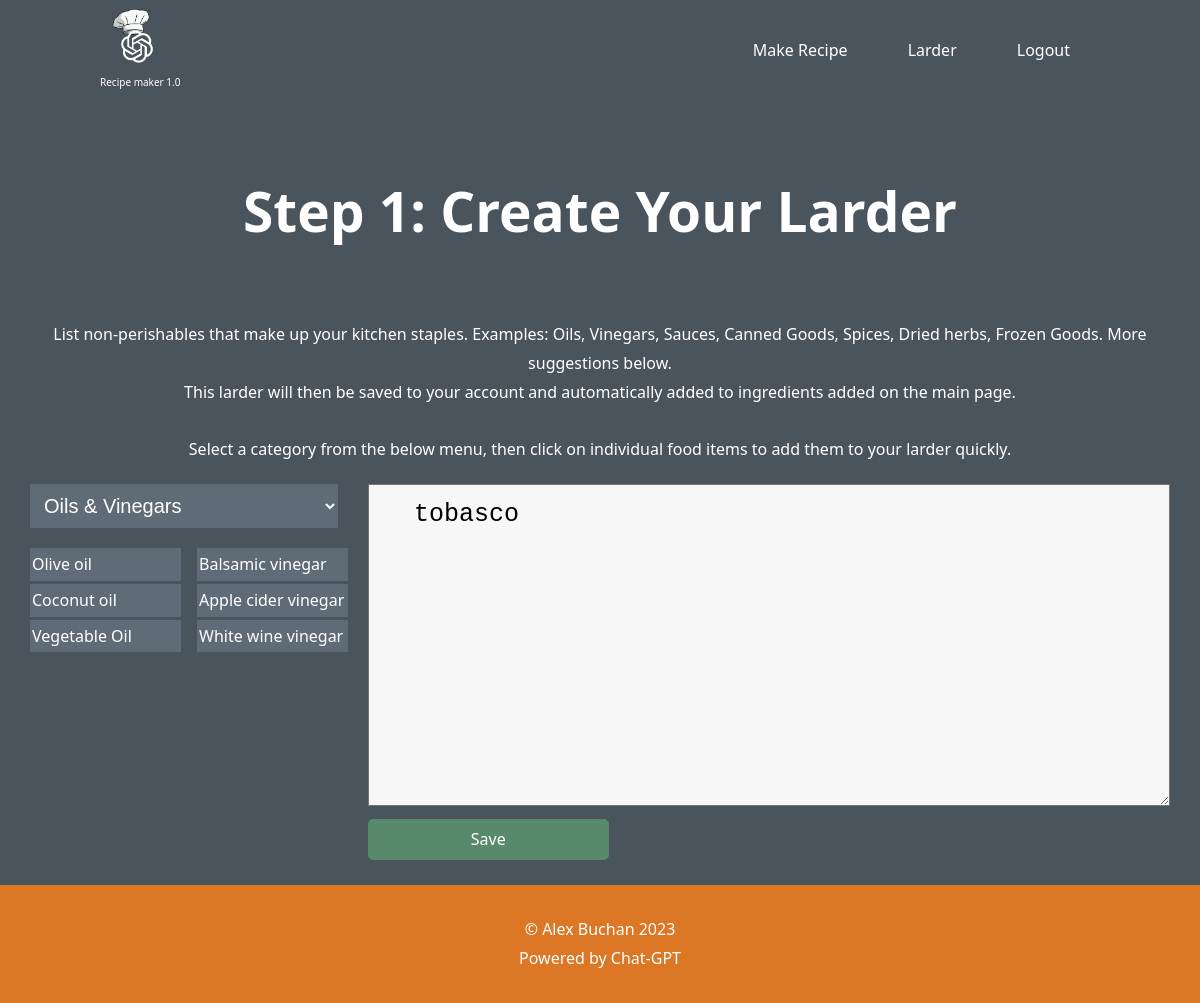
Page /larder (signed in) on the earlier database version.
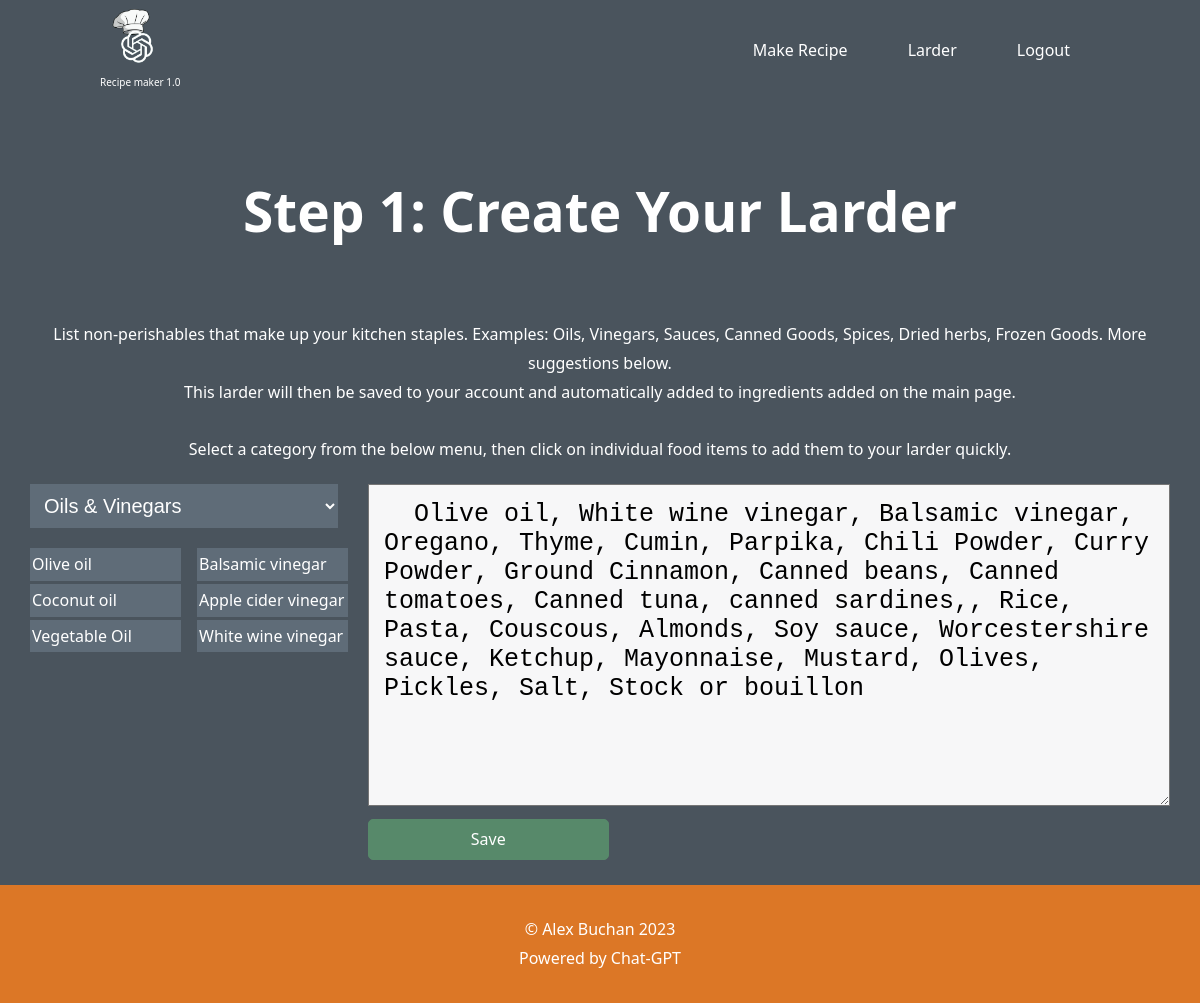
Same page on the later database version.
### tables this page shows
CREATE TABLE users (
id INTEGER PRIMARY KEY AUTOINCREMENT,
name TEXT NOT NULL,
hash TEXT NOT NULL,
larder  TEXT NOT NULL
);

### app.py (the view, shortened to what this page needs)
@app.route('/larder', methods=['GET', 'POST'])
@login_required
def larder():
    user_id = session["user_id"]
    if request.method == 'GET':
        connection = sqlite3.connect('database.db')
        cursor = connection.cursor()
        row = cursor.execute("SELECT * FROM users WHERE id = ?", (user_id,)).fetchone()
        larder = row[3]
        return render_template('larder.html', larder=larder)

### helpers.py (called while the page is built)
def login_required(f):
    @wraps(f)
    def decorated_function(*args, **kwargs):
        if session.get("user_id") is None:
            return redirect("/login")
        return f(*args, **kwargs)
    return decorated_function

### templates/larder.html (shortened to what this page needs)
{% extends "layout.html" %} {% block main %}
<div class="backgroundImage">
  <h1 class="larderTitle">Step 1: Create Your Larder</h1>
</div>
<div class="larderContainer">
  <div class="larderSecondary">
    <p class="larderInfo">
      List non-perishables that make up your kitchen staples. Examples: Oils,
      Vinegars, Sauces, Canned Goods, Spices, Dried herbs, Frozen Goods. More
      suggestions below.
    </p>
    <p class="larderInfo">
      This larder will then be saved to your account and automatically added to
      ingredients added on the main page.
    </p>
    <br />
    <p class="larderInfo">
      Select a category from the below menu, then click on individual food items
      to add them to your larder quickly.
    </p>
  </div>
  <div class="larderMain">
    <div class="suggestions">
      <select name="larderSuggestions" id="larderSuggestions">
        <option value="oils">Oils & Vinegars</option>
      </select>
      <ul id="ingredientList"></ul>
    </div>
    <form class="larderForm" action="/larder" method="post">
      <textarea
        name="larder"
        id="larder"
        cols="30"
        rows="10"
        placeholder="List here ingredients, seperated with commas."
      >
  {{larder}}</textarea
      >
      <button class="btn" type="submit">Save</button>
    </form>
  </div>
</div>
{% endblock %}

Differences in the rows shown:
changed users: larder "tobasco" → "Olive oil, White wine vinegar, Balsamic vinegar, Oregano, Thyme, Cumin, Parpika, Chili Powder, Curry Powder, Ground Cinnamon, Canned beans, Canned tomatoes, Canned tuna, canned sardines,, Rice, Pasta, Couscous, Almonds, Soy sauce, Worcestershire sauce, Ketchup, Mayonnaise, Mustard, Olives, Pickles, Salt, Stock or bouillon"
